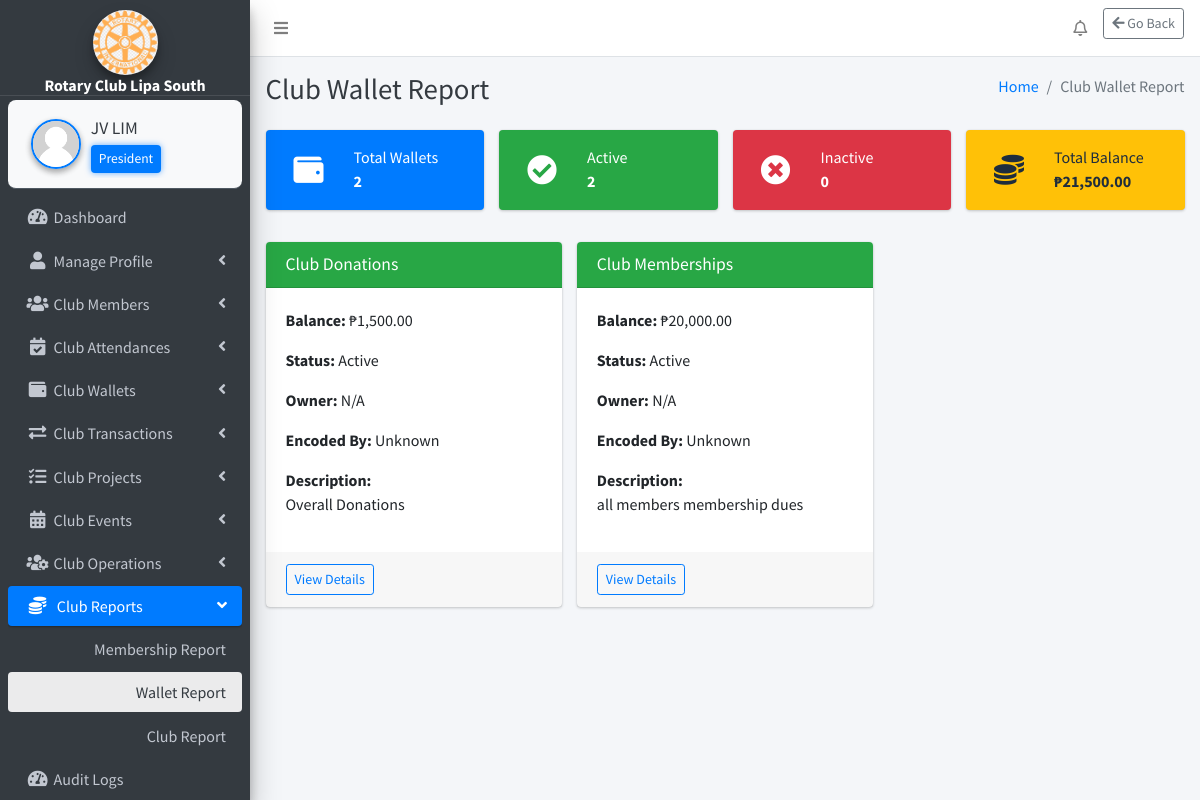
Screenshot of /webpages/club-reports/wallet-report/wallet_report.php (signed in) with the database file from the repository.
### tables this page shows
CREATE TABLE `settings` (
  `id` int(11) NOT NULL,
  `system_name` varchar(255) NOT NULL,
  `logo` varchar(255) NOT NULL,
  `currency` varchar(50) NOT NULL
);

CREATE TABLE `club_position` (
  `id` int(11) NOT NULL,
  `position_name` varchar(255) NOT NULL
);

CREATE TABLE `club_wallet_categories` (
  `id` int(11) NOT NULL,
  `fund_name` varchar(255) NOT NULL,
  `description` text DEFAULT NULL,
  `current_balance` decimal(10,2) NOT NULL DEFAULT 0.00,
  `currency` varchar(10) DEFAULT 'PHP',
  `status` varchar(20) DEFAULT 'Active',
  `owner` varchar(100) DEFAULT NULL,
  `encoded_by` int(11) NOT NULL,
  `encoded_at` timestamp NOT NULL DEFAULT current_timestamp()
);

### webpages/club-reports/wallet-report/wallet_report.php (the view, shortened to what the rows shown need)
<?php
include_once($_SERVER['DOCUMENT_ROOT'] . '/rotary/includes/config.php');
$funds = [];
$fundQuery = "
    SELECT cf.*, m.fullname AS encoded_by_name
    FROM club_wallet_categories cf
    LEFT JOIN members m ON cf.encoded_by = m.id
    ORDER BY cf.status DESC, cf.fund_name ASC
";
$fundResult = $conn->query($fundQuery);
while ($row = $fundResult->fetch_assoc()) {
    $funds[] = $row;
}
?>
<?php include('../../../includes/header.php'); ?>
<body class="hold-transition sidebar-mini layout-fixed layout-navbar-fixed layout-footer-fixed">
<div class="wrapper">
    <?php include('../../../includes/nav.php'); ?>
    <?php include('../../../includes/sidebar.php'); ?>
    <div class="content-wrapper">
        <?php include('../../../includes/page_title.php'); ?>
        <section class="content">
            <div class="container-fluid">
                <div class="row">
                    <?php foreach ($funds as $fund): ?>
                        <div class="col-md-4">
                            <div class="card card-<?= $fund['status'] === 'Active' ? 'success' : 'secondary' ?>">
                                <div class="card-header">
                                    <h3 class="card-title"><?= htmlspecialchars($fund['fund_name']) ?></h3>
                                </div>
                                <div class="card-body">
                                    <p><strong>Balance:</strong> <?= '₱' . number_format($fund['current_balance'], 2) ?></p>
                                    <p><strong>Status:</strong> <?= htmlspecialchars($fund['status']) ?></p>
                                    <p><strong>Owner:</strong> <?= htmlspecialchars($fund['owner'] ?: 'N/A') ?></p>
                                    <p><strong>Encoded By:</strong> <?= htmlspecialchars($fund['encoded_by_name'] ?? 'Unknown') ?></p>
                                    <p><strong>Description:</strong><br><?= nl2br(htmlspecialchars($fund['description'])) ?></p>
                                </div>
                                <div class="card-footer">
                                    <a href="wallet_details.php?id=<?= $fund['id'] ?>" class="btn btn-outline-primary btn-sm">View Details</a>
                                </div>
                            </div>
                        </div>
                    <?php endforeach; ?>
                </div>
            </div>
        </section>
    </div>
</div>
</body>
</html>

### includes/sidebar.php (shortened to what the rows shown need)
<?php
function getSystemName() {
    global $conn;
    $result = $conn->query("SELECT system_name FROM settings");
    return ($result->num_rows > 0) ? $result->fetch_assoc()['system_name'] : 'RCLS';
}
if (isset($_SESSION['user_id'])) {
    $userId = $_SESSION['user_id'];
    $positionName = '';
    $sql = "SELECT cp.position_name
            FROM club_position cp
            INNER JOIN members m ON cp.id = m.role
            WHERE m.id = '$userId'";
    $positionResult = $conn->query($sql);
    if ($positionResult && $positionRow = $positionResult->fetch_assoc()) {
        $positionName = $positionRow['position_name'];
    }
}
function getLogoUrl() {
    global $conn;
    $result = $conn->query("SELECT logo FROM settings");
    if ($result->num_rows > 0) {
        $logoFile = $result->fetch_assoc()['logo'];
        $path = "/rotary/uploads/" . $logoFile;
        return file_exists($_SERVER['DOCUMENT_ROOT'] . $path) ? $path : "/rotary/dist/img/AdminLTELogo.png";
    }
    return "/rotary/dist/img/AdminLTELogo.png";
}
?>
<aside class="main-sidebar sidebar-dark-primary elevation-4">
    <div class="text-center"
         style="padding: 10px 0 0 0; margin: 0 !important; border-bottom: 1px solid rgba(255,255,255,0.1);">
        <a href="#" class="d-block" style="margin: 0; padding: 0;">
            <img src="<?php echo getLogoUrl(); ?>"
                 alt="Logo"
                 class="img-circle elevation-3"
                 style="width: 65px; height: 65px; object-fit: cover; margin: 0 auto; display: block;">
            <div class="brand-text font-weight-bold text-white"
                 style="font-size: 1rem; line-height: 1.1; margin: 2px 0 0 0;">
                <?php echo getSystemName(); ?>
            </div>
        </a>
    </div>
    <div class="sidebar" style="padding-top: 4px !important; margin-top: 0 !important;">
        <div class="user-panel d-flex align-items-center"
             style="background-color: #f8f9fa; border-radius: 8px; padding: 10px; margin: 0 !important;">
            <div class="info flex-grow-1">
                <a href="/rotary/webpages/manage-profile/edit-profile/edit_profile.php"
                   class="d-block fw-semibold text-dark"
                   style="font-size: 1.1rem; white-space: nowrap; overflow: hidden; text-overflow: ellipsis;">
                    <?php echo htmlspecialchars($_SESSION['fullname'] ?? 'Guest'); ?>
                </a>
                <?php if (!empty($positionName)): ?>
                    <small class="d-block mt-1 px-2 py-1 rounded"
                           style="background-color: #007bff; color: white; font-size: 0.85rem; max-width: fit-content; box-shadow: 0 0 6px rgba(0, 123, 255, 0.6);">
                        <?php echo htmlspecialchars($positionName); ?>
                    </small>
                <?php else: ?>
                    <small class="d-block mt-1 text-muted" style="font-size: 0.85rem;">No Role Assigned</small>
                <?php endif; ?>
            </div>
        </div>
    </div>
</aside>

### rows the page displays
settings: logo (picture), system_name "Rotary Club Lipa South"
club_position: position_name "President"
club_wallet_categories: fund_name "Club Donations", current_balance "1,500.00", status "Active", owner "N/A", encoded_by_name "Unknown", description "Overall Donations"
club_wallet_categories: fund_name "Club Memberships", current_balance "20,000.00", status "Active", owner "N/A", encoded_by_name "Unknown", description "all members membership dues"

### other values shown
$_SESSION['fullname'] "JV LIM"
$pageTitle "Club Wallet Report"
$summary['total_funds'] "2"
$summary['active'] "2"
$summary['inactive'] "0"
$summary['total_balance'] "21,500.00"
